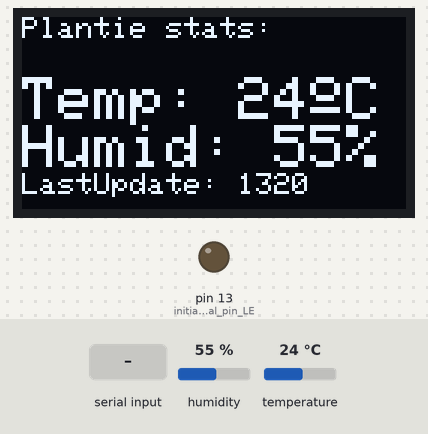
Recording of a sketch running on a simulated Arduino Uno, built with avr-gcc and run on an emulated ATmega328P. Parts: 128×64 one-colour display, output pins drawn as LEDs (lit = HIGH). Inputs (shaded band) come from the test bench; at power-on: humidity 55 %, temperature 24 °C. What the sketch prints to the serial monitor is not drawn.

Above: at 1.2 s.
1.3 s: humidity set to 22 %
At 1.7 s:
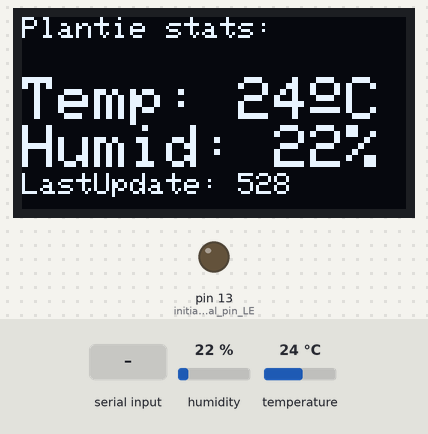
2.8 s: "<Water>" received over Serial
At 4.0 s:
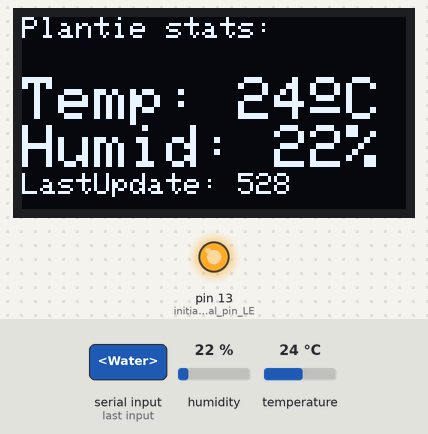
4.3 s: temperature set to 12 °C
At 5.5 s:
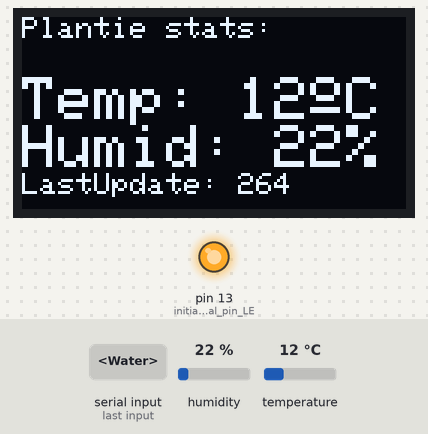
5.8 s: "<Fertilise>" received over Serial
At 7.0 s:
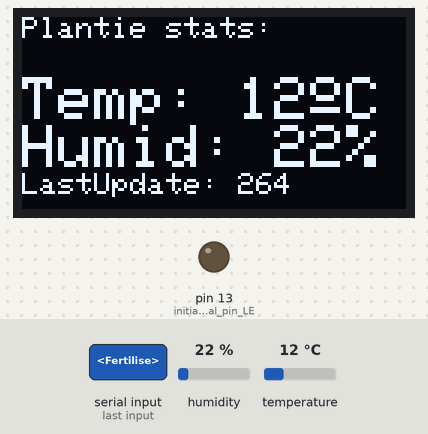
7.3 s: humidity set to 40 %
At 8.5 s:
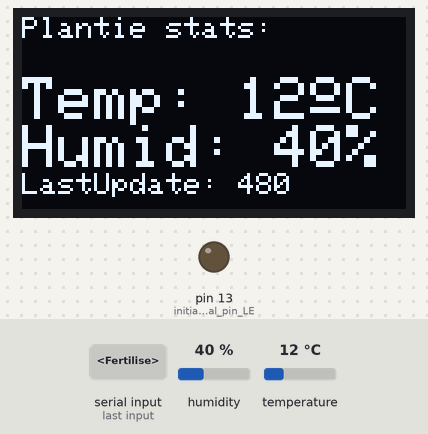
8.8 s: temperature set to 19 °C
At 9.8 s:
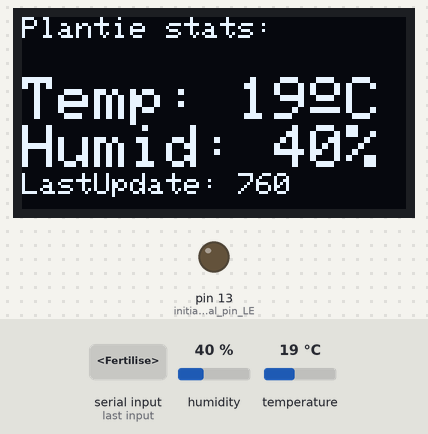
Timing chart, 0 to 11.3 s (numbered marks = the images above; inputs shaded):
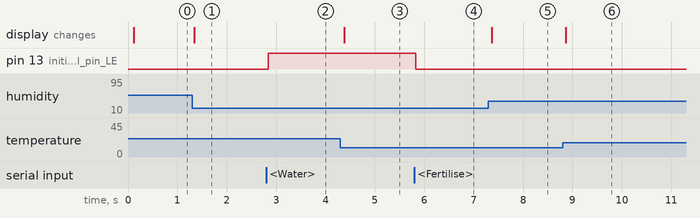

Measured:
- after the input at 1.3 s, the display: changes at once (image 1)
- after the input at 2.8 s, pin 13 (initialize_digital_pin_LE): LOW → HIGH at once
- after the input at 4.3 s, the display: changes after 0.08 s (image 3)
- after the input at 5.8 s, pin 13 (initialize_digital_pin_LE): HIGH → LOW at once
- after the input at 7.3 s, the display: changes after 0.07 s (image 5)
- after the input at 8.8 s, the display: changes after 0.07 s (image 6)

The sketch:

UNO.ino
```cpp
#include<dht.h> //library for temp/humidity sensor
dht DHT;

#define DHT11_PIN 2 //pin for temperature and hum sensor

//stuff for display
#include <SPI.h>
#include <Wire.h>
#include <Adafruit_GFX.h>
#include <Adafruit_SSD1306.h>

#define SCREEN_WIDTH 128 // OLED display width, in pixels
#define SCREEN_HEIGHT 64 // OLED display height, in pixels

// Declaration for an SSD1306 display connected to I2C (SDA, SCL pins)
#define OLED_RESET     -1 // Reset pin # (or -1 if sharing Arduino reset pin)
Adafruit_SSD1306 display(SCREEN_WIDTH, SCREEN_HEIGHT, &Wire, OLED_RESET);


//stuff for incomming messages
String serialMessage = "";
bool stringComplete = false;

void drawText(int temp, int humidity);

void setup(){

  pinMode(LED_BUILTIN, OUTPUT);   // initialize digital pin LED_BUILTIN as an output.
  Serial.begin(9600);

  //###########display setup
  // SSD1306_SWITCHCAPVCC = generate display voltage from 3.3V internally
  if(!display.begin(SSD1306_SWITCHCAPVCC, 0x3C)) {
    Serial.println(F("SSD1306 allocation failed"));
    for(;;); // Don't proceed, loop forever
  }
  // Clear the buffer
  display.clearDisplay();

  // Show the display buffer on the screen. You MUST call display() after
  // drawing commands to make them visible on screen!
  display.display();
  // display.display() is NOT necessary after every single drawing command,
  // unless that's what you want...rather, you can batch up a bunch of
  // drawing operations and then update the screen all at once by calling
  // display.display(). These examples demonstrate both approaches...

}


void loop()
{

int chk = DHT.read11(DHT11_PIN); //reading from temp/humidity sensor
 drawText(DHT.temperature,DHT.humidity);

//When there is something in serial buffer
while (Serial.available())
    {
        char serialChar = Serial.read(); //gets one byte from serial buffer
        if (serialChar == '<')  //if < is the beginning of the received char reset the buffer
        {
            serialMessage = "";
        }
        else if (serialChar == '>')
        {
            stringComplete = true;
        }
        else
        {
            //Append the message within specified ascii section
            if ((serialChar >= 48 && serialChar <= 122) || serialChar == ',')
                serialMessage += serialChar;
        }
    }

    //Things to do when we received a command
    if( stringComplete == true)
    {
      if( serialMessage == "Water")
      {
         digitalWrite(LED_BUILTIN, HIGH);   // turn the LED on (HIGH is the voltage level)
      }
      if(serialMessage == "Fertilise")
      {
         digitalWrite(LED_BUILTIN, LOW);    // turn the LED off by making the voltage LOW
      }
      if(serialMessage == "Fertilise")
      {
        //temperature and humidity
        Serial.print("<t"+ String(int(DHT.temperature))+ ";h"+ String(int(DHT.humidity))+ ">");

      }
      //Serial.println("<HelloFromUNO>");

      stringComplete = false;
      delay(100);

    }
}
void drawText(int temp, int humidity) {

  display.clearDisplay();
  display.setTextSize(1);
  display.setTextColor(WHITE);
  display.setCursor(0,0);
  display.println("Plantie stats:");
  display.setTextColor(BLACK, WHITE); // 'inverted' text
 display.setCursor(0,20);
  display.setTextSize(2);
  display.setTextColor(WHITE);
  display.print("Temp: ");
  display.print(temp);
  display.print((char)167); //degree symbol is 248 but this one is better
  display.println("C");

  display.print("Humid: ");
  display.print(humidity);
  display.println("%");

  display.setTextSize(1);
  display.print("LastUpdate: ");
  display.println(temp*humidity);
  display.display();
  //delay(2000);
  display.clearDisplay();


}

//     int val = 0; //= ArduinoUno.parseFloat();
//     val = ArduinoUno.read();
//     if(val != "-1")
//       {
//       Serial.print("Incomming data: ");
//       Serial.println(val);
//       if( val == '\n')
//        {
//         Serial.println("slash n detected");
//         val = "";
//        }


//void writeString(String stringData) { // Used to serially push out a String with Serial.write()
//
//  for (int i = 0; i < stringData.length(); i++)
//  {
//    Serial.write(stringData[i]);   // Push each char 1 by 1 on each loop pass
//  }
//
//}// end writeString
```
